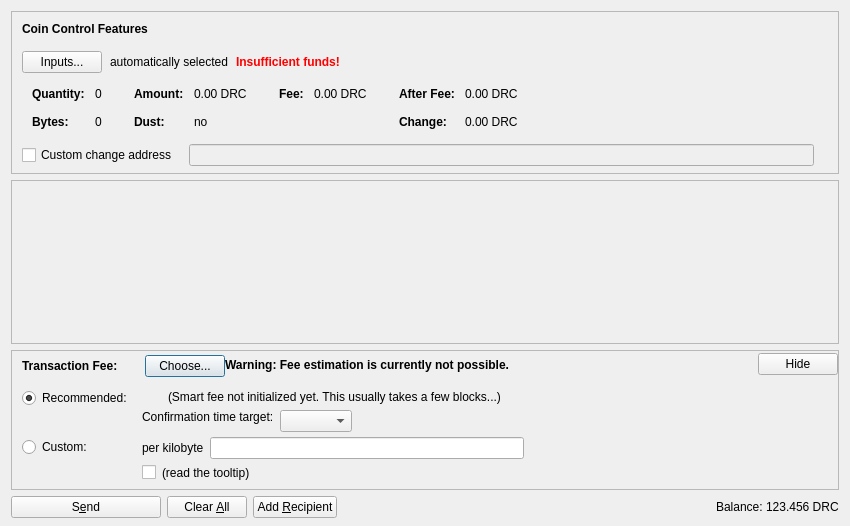
<?xml version="1.0" encoding="UTF-8"?>
<ui version="4.0">
 <class>SendCoinsDialog</class>
 <widget class="QDialog" name="SendCoinsDialog">
  <property name="geometry">
   <rect>
    <x>0</x>
    <y>0</y>
    <width>850</width>
    <height>526</height>
   </rect>
  </property>
  <property name="windowTitle">
   <string>Send Coins</string>
  </property>
  <layout class="QVBoxLayout" name="verticalLayout" stretch="0,1,0,0">
   <property name="bottomMargin">
    <number>8</number>
   </property>
   <item>
    <widget class="QFrame" name="frameCoinControl">
     <property name="sizePolicy">
      <sizepolicy hsizetype="Expanding" vsizetype="Expanding">
       <horstretch>0</horstretch>
       <verstretch>0</verstretch>
      </sizepolicy>
     </property>
     <property name="maximumSize">
      <size>
       <width>16777215</width>
       <height>16777215</height>
      </size>
     </property>
     <property name="frameShape">
      <enum>QFrame::StyledPanel</enum>
     </property>
     <property name="frameShadow">
      <enum>QFrame::Sunken</enum>
     </property>
     <layout class="QVBoxLayout" name="verticalLayoutCoinControl2">
      <property name="spacing">
       <number>0</number>
      </property>
      <property name="leftMargin">
       <number>0</number>
      </property>
      <property name="topMargin">
       <number>0</number>
      </property>
      <property name="rightMargin">
       <number>0</number>
      </property>
      <property name="bottomMargin">
       <number>6</number>
      </property>
      <item>
       <layout class="QVBoxLayout" name="verticalLayoutCoinControl" stretch="0,0,0,0,1">
        <property name="spacing">
         <number>0</number>
        </property>
        <property name="leftMargin">
         <number>10</number>
        </property>
        <property name="topMargin">
         <number>10</number>
        </property>
        <item>
         <layout class="QHBoxLayout" name="horizontalLayoutCoinControl1">
          <property name="bottomMargin">
           <number>15</number>
          </property>
          <item>
           <widget class="QLabel" name="labelCoinControlFeatures">
            <property name="sizePolicy">
             <sizepolicy hsizetype="Preferred" vsizetype="Maximum">
              <horstretch>0</horstretch>
              <verstretch>0</verstretch>
             </sizepolicy>
            </property>
            <property name="font">
             <font>
              <weight>75</weight>
              <bold>true</bold>
             </font>
            </property>
            <property name="styleSheet">
             <string notr="true">font-weight:bold;</string>
            </property>
            <property name="text">
             <string>Coin Control Features</string>
            </property>
           </widget>
          </item>
         </layout>
        </item>
        <item>
         <layout class="QHBoxLayout" name="horizontalLayoutCoinControl2" stretch="0,0,0,0">
          <property name="spacing">
           <number>8</number>
          </property>
          <property name="bottomMargin">
           <number>10</number>
          </property>
          <item>
           <widget class="QPushButton" name="pushButtonCoinControl">
            <property name="styleSheet">
             <string notr="true"/>
            </property>
            <property name="text">
             <string>Inputs...</string>
            </property>
            <property name="autoDefault">
             <bool>false</bool>
            </property>
           </widget>
          </item>
          <item>
           <widget class="QLabel" name="labelCoinControlAutomaticallySelected">
            <property name="text">
             <string>automatically selected</string>
            </property>
            <property name="margin">
             <number>5</number>
            </property>
           </widget>
          </item>
          <item>
           <widget class="QLabel" name="labelCoinControlInsuffFunds">
            <property name="font">
             <font>
              <weight>75</weight>
              <bold>true</bold>
             </font>
            </property>
            <property name="styleSheet">
             <string notr="true">color:red;font-weight:bold;</string>
            </property>
            <property name="text">
             <string>Insufficient funds!</string>
            </property>
            <property name="margin">
             <number>5</number>
            </property>
           </widget>
          </item>
          <item>
           <spacer name="horizontalSpacerCoinControl">
            <property name="orientation">
             <enum>Qt::Horizontal</enum>
            </property>
            <property name="sizeHint" stdset="0">
             <size>
              <width>40</width>
              <height>1</height>
             </size>
            </property>
           </spacer>
          </item>
         </layout>
        </item>
        <item>
         <widget class="QWidget" name="widgetCoinControl" native="true">
          <property name="sizePolicy">
           <sizepolicy hsizetype="Preferred" vsizetype="Preferred">
            <horstretch>0</horstretch>
            <verstretch>0</verstretch>
           </sizepolicy>
          </property>
          <property name="minimumSize">
           <size>
            <width>0</width>
            <height>0</height>
           </size>
          </property>
          <property name="styleSheet">
           <string notr="true"/>
          </property>
          <layout class="QHBoxLayout" name="horizontalLayoutCoinControl5">
           <property name="leftMargin">
            <number>0</number>
           </property>
           <property name="topMargin">
            <number>0</number>
           </property>
           <property name="rightMargin">
            <number>0</number>
           </property>
           <property name="bottomMargin">
            <number>0</number>
           </property>
           <item>
            <layout class="QHBoxLayout" name="horizontalLayoutCoinControl3" stretch="0,0,0,1">
             <property name="spacing">
              <number>20</number>
             </property>
             <property name="topMargin">
              <number>0</number>
             </property>
             <property name="bottomMargin">
              <number>10</number>
             </property>
             <item>
              <layout class="QFormLayout" name="formLayoutCoinControl1">
               <property name="horizontalSpacing">
                <number>10</number>
               </property>
               <property name="verticalSpacing">
                <number>14</number>
               </property>
               <property name="leftMargin">
                <number>10</number>
               </property>
               <property name="topMargin">
                <number>4</number>
               </property>
               <property name="rightMargin">
                <number>6</number>
               </property>
               <item row="0" column="0">
                <widget class="QLabel" name="labelCoinControlQuantityText">
                 <property name="font">
                  <font>
                   <weight>75</weight>
                   <bold>true</bold>
                  </font>
                 </property>
                 <property name="text">
                  <string>Quantity:</string>
                 </property>
                 <property name="margin">
                  <number>0</number>
                 </property>
                </widget>
               </item>
               <item row="0" column="1">
                <widget class="QLabel" name="labelCoinControlQuantity">
                 <property name="cursor">
                  <cursorShape>IBeamCursor</cursorShape>
                 </property>
                 <property name="contextMenuPolicy">
                  <enum>Qt::ActionsContextMenu</enum>
                 </property>
                 <property name="text">
                  <string notr="true">0</string>
                 </property>
                 <property name="margin">
                  <number>0</number>
                 </property>
                 <property name="textInteractionFlags">
                  <set>Qt::LinksAccessibleByMouse|Qt::TextSelectableByKeyboard|Qt::TextSelectableByMouse</set>
                 </property>
                </widget>
               </item>
               <item row="1" column="0">
                <widget class="QLabel" name="labelCoinControlBytesText">
                 <property name="font">
                  <font>
                   <weight>75</weight>
                   <bold>true</bold>
                  </font>
                 </property>
                 <property name="text">
                  <string>Bytes:</string>
                 </property>
                </widget>
               </item>
               <item row="1" column="1">
                <widget class="QLabel" name="labelCoinControlBytes">
                 <property name="cursor">
                  <cursorShape>IBeamCursor</cursorShape>
                 </property>
                 <property name="contextMenuPolicy">
                  <enum>Qt::ActionsContextMenu</enum>
                 </property>
                 <property name="text">
                  <string notr="true">0</string>
                 </property>
                 <property name="textInteractionFlags">
                  <set>Qt::LinksAccessibleByMouse|Qt::TextSelectableByKeyboard|Qt::TextSelectableByMouse</set>
                 </property>
                </widget>
               </item>
              </layout>
             </item>
             <item>
              <layout class="QFormLayout" name="formLayoutCoinControl2">
               <property name="horizontalSpacing">
                <number>10</number>
               </property>
               <property name="verticalSpacing">
                <number>14</number>
               </property>
               <property name="leftMargin">
                <number>6</number>
               </property>
               <property name="topMargin">
                <number>4</number>
               </property>
               <property name="rightMargin">
                <number>6</number>
               </property>
               <item row="0" column="0">
                <widget class="QLabel" name="labelCoinControlAmountText">
                 <property name="font">
                  <font>
                   <weight>75</weight>
                   <bold>true</bold>
                  </font>
                 </property>
                 <property name="text">
                  <string>Amount:</string>
                 </property>
                 <property name="margin">
                  <number>0</number>
                 </property>
                </widget>
               </item>
               <item row="0" column="1">
                <widget class="QLabel" name="labelCoinControlAmount">
                 <property name="cursor">
                  <cursorShape>IBeamCursor</cursorShape>
                 </property>
                 <property name="contextMenuPolicy">
                  <enum>Qt::ActionsContextMenu</enum>
                 </property>
                 <property name="text">
                  <string notr="true">0.00 DRC</string>
                 </property>
                 <property name="textInteractionFlags">
                  <set>Qt::LinksAccessibleByMouse|Qt::TextSelectableByKeyboard|Qt::TextSelectableByMouse</set>
                 </property>
                </widget>
               </item>
               <item row="1" column="0">
                <widget class="QLabel" name="labelCoinControlLowOutputText">
                 <property name="font">
                  <font>
                   <weight>75</weight>
                   <bold>true</bold>
                  </font>
                 </property>
                 <property name="text">
                  <string>Dust:</string>
                 </property>
                </widget>
               </item>
               <item row="1" column="1">
                <widget class="QLabel" name="labelCoinControlLowOutput">
                 <property name="cursor">
                  <cursorShape>IBeamCursor</cursorShape>
                 </property>
                 <property name="contextMenuPolicy">
                  <enum>Qt::ActionsContextMenu</enum>
                 </property>
                 <property name="text">
                  <string notr="true">no</string>
                 </property>
                 <property name="textInteractionFlags">
                  <set>Qt::LinksAccessibleByMouse|Qt::TextSelectableByKeyboard|Qt::TextSelectableByMouse</set>
                 </property>
                </widget>
               </item>
              </layout>
             </item>
             <item>
              <layout class="QFormLayout" name="formLayoutCoinControl3">
               <property name="horizontalSpacing">
                <number>10</number>
               </property>
               <property name="verticalSpacing">
                <number>14</number>
               </property>
               <property name="leftMargin">
                <number>6</number>
               </property>
               <property name="topMargin">
                <number>4</number>
               </property>
               <property name="rightMargin">
                <number>6</number>
               </property>
               <item row="0" column="0">
                <widget class="QLabel" name="labelCoinControlFeeText">
                 <property name="font">
                  <font>
                   <weight>75</weight>
                   <bold>true</bold>
                  </font>
                 </property>
                 <property name="text">
                  <string>Fee:</string>
                 </property>
                 <property name="margin">
                  <number>0</number>
                 </property>
                </widget>
               </item>
               <item row="0" column="1">
                <widget class="QLabel" name="labelCoinControlFee">
                 <property name="cursor">
                  <cursorShape>IBeamCursor</cursorShape>
                 </property>
                 <property name="contextMenuPolicy">
                  <enum>Qt::ActionsContextMenu</enum>
                 </property>
                 <property name="text">
                  <string notr="true">0.00 DRC</string>
                 </property>
                 <property name="textInteractionFlags">
                  <set>Qt::LinksAccessibleByMouse|Qt::TextSelectableByKeyboard|Qt::TextSelectableByMouse</set>
                 </property>
                </widget>
               </item>
              </layout>
             </item>
             <item>
              <layout class="QFormLayout" name="formLayoutCoinControl4">
               <property name="horizontalSpacing">
                <number>10</number>
               </property>
               <property name="verticalSpacing">
                <number>14</number>
               </property>
               <property name="leftMargin">
                <number>6</number>
               </property>
               <property name="topMargin">
                <number>4</number>
               </property>
               <property name="rightMargin">
                <number>6</number>
               </property>
               <item row="0" column="0">
                <widget class="QLabel" name="labelCoinControlAfterFeeText">
                 <property name="font">
                  <font>
                   <weight>75</weight>
                   <bold>true</bold>
                  </font>
                 </property>
                 <property name="text">
                  <string>After Fee:</string>
                 </property>
                 <property name="margin">
                  <number>0</number>
                 </property>
                </widget>
               </item>
               <item row="0" column="1">
                <widget class="QLabel" name="labelCoinControlAfterFee">
                 <property name="cursor">
                  <cursorShape>IBeamCursor</cursorShape>
                 </property>
                 <property name="contextMenuPolicy">
                  <enum>Qt::ActionsContextMenu</enum>
                 </property>
                 <property name="text">
                  <string notr="true">0.00 DRC</string>
                 </property>
                 <property name="textInteractionFlags">
                  <set>Qt::LinksAccessibleByMouse|Qt::TextSelectableByKeyboard|Qt::TextSelectableByMouse</set>
                 </property>
                </widget>
               </item>
               <item row="1" column="0">
                <widget class="QLabel" name="labelCoinControlChangeText">
                 <property name="font">
                  <font>
                   <weight>75</weight>
                   <bold>true</bold>
                  </font>
                 </property>
                 <property name="text">
                  <string>Change:</string>
                 </property>
                </widget>
               </item>
               <item row="1" column="1">
                <widget class="QLabel" name="labelCoinControlChange">
                 <property name="cursor">
                  <cursorShape>IBeamCursor</cursorShape>
                 </property>
                 <property name="contextMenuPolicy">
                  <enum>Qt::ActionsContextMenu</enum>
                 </property>
                 <property name="text">
                  <string notr="true">0.00 DRC</string>
                 </property>
                 <property name="textInteractionFlags">
                  <set>Qt::LinksAccessibleByMouse|Qt::TextSelectableByKeyboard|Qt::TextSelectableByMouse</set>
                 </property>
                </widget>
               </item>
              </layout>
             </item>
            </layout>
           </item>
          </layout>
         </widget>
        </item>
        <item>
         <layout class="QHBoxLayout" name="horizontalLayoutCoinControl4" stretch="0,0,0">
          <property name="spacing">
           <number>12</number>
          </property>
          <property name="sizeConstraint">
           <enum>QLayout::SetDefaultConstraint</enum>
          </property>
          <property name="topMargin">
           <number>5</number>
          </property>
          <property name="rightMargin">
           <number>5</number>
          </property>
          <item>
           <widget class="QCheckBox" name="checkBoxCoinControlChange">
            <property name="toolTip">
             <string>If this is activated, but the change address is empty or invalid, change will be sent to a newly generated address.</string>
            </property>
            <property name="text">
             <string>Custom change address</string>
            </property>
           </widget>
          </item>
          <item>
           <widget class="QValidatedLineEdit" name="lineEditCoinControlChange">
            <property name="enabled">
             <bool>false</bool>
            </property>
            <property name="sizePolicy">
             <sizepolicy hsizetype="Expanding" vsizetype="Fixed">
              <horstretch>0</horstretch>
              <verstretch>0</verstretch>
             </sizepolicy>
            </property>
           </widget>
          </item>
          <item>
           <widget class="QLabel" name="labelCoinControlChangeLabel">
            <property name="sizePolicy">
             <sizepolicy hsizetype="Preferred" vsizetype="Expanding">
              <horstretch>0</horstretch>
              <verstretch>0</verstretch>
             </sizepolicy>
            </property>
            <property name="minimumSize">
             <size>
              <width>0</width>
              <height>0</height>
             </size>
            </property>
            <property name="text">
             <string/>
            </property>
            <property name="margin">
             <number>3</number>
            </property>
           </widget>
          </item>
         </layout>
        </item>
        <item>
         <spacer name="verticalSpacerCoinControl">
          <property name="orientation">
           <enum>Qt::Vertical</enum>
          </property>
          <property name="sizeHint" stdset="0">
           <size>
            <width>800</width>
            <height>1</height>
           </size>
          </property>
         </spacer>
        </item>
       </layout>
      </item>
     </layout>
    </widget>
   </item>
   <item>
    <widget class="QScrollArea" name="scrollArea">
     <property name="widgetResizable">
      <bool>true</bool>
     </property>
     <widget class="QWidget" name="scrollAreaWidgetContents">
      <property name="geometry">
       <rect>
        <x>0</x>
        <y>0</y>
        <width>830</width>
        <height>104</height>
       </rect>
      </property>
      <layout class="QVBoxLayout" name="verticalLayout_2" stretch="0,1">
       <property name="leftMargin">
        <number>0</number>
       </property>
       <property name="topMargin">
        <number>0</number>
       </property>
       <property name="rightMargin">
        <number>0</number>
       </property>
       <property name="bottomMargin">
        <number>0</number>
       </property>
       <item>
        <layout class="QVBoxLayout" name="entries">
         <property name="spacing">
          <number>6</number>
         </property>
        </layout>
       </item>
       <item>
        <spacer name="verticalSpacer">
         <property name="orientation">
          <enum>Qt::Vertical</enum>
         </property>
         <property name="sizeHint" stdset="0">
          <size>
           <width>20</width>
           <height>40</height>
          </size>
         </property>
        </spacer>
       </item>
      </layout>
     </widget>
    </widget>
   </item>
   <item>
    <widget class="QFrame" name="frameFee">
     <property name="sizePolicy">
      <sizepolicy hsizetype="Expanding" vsizetype="Expanding">
       <horstretch>0</horstretch>
       <verstretch>0</verstretch>
      </sizepolicy>
     </property>
     <property name="maximumSize">
      <size>
       <width>16777215</width>
       <height>16777215</height>
      </size>
     </property>
     <property name="frameShape">
      <enum>QFrame::StyledPanel</enum>
     </property>
     <property name="frameShadow">
      <enum>QFrame::Sunken</enum>
     </property>
     <layout class="QVBoxLayout" name="verticalLayoutFee1">
      <property name="spacing">
       <number>0</number>
      </property>
      <property name="leftMargin">
       <number>0</number>
      </property>
      <property name="topMargin">
       <number>0</number>
      </property>
      <property name="rightMargin">
       <number>0</number>
      </property>
      <property name="bottomMargin">
       <number>0</number>
      </property>
      <item>
       <layout class="QVBoxLayout" name="verticalLayoutFee2" stretch="0,0,0">
        <property name="spacing">
         <number>0</number>
        </property>
        <property name="leftMargin">
         <number>10</number>
        </property>
        <property name="topMargin">
         <number>0</number>
        </property>
        <item>
         <layout class="QHBoxLayout" name="horizontalLayoutFee1">
          <property name="bottomMargin">
           <number>0</number>
          </property>
          <item>
           <layout class="QVBoxLayout" name="verticalLayoutFee7">
            <property name="spacing">
             <number>0</number>
            </property>
            <item>
             <spacer name="verticalSpacerSmartFee">
              <property name="orientation">
               <enum>Qt::Vertical</enum>
              </property>
              <property name="sizeType">
               <enum>QSizePolicy::Fixed</enum>
              </property>
              <property name="sizeHint" stdset="0">
               <size>
                <width>1</width>
                <height>4</height>
               </size>
              </property>
             </spacer>
            </item>
            <item>
             <layout class="QHBoxLayout" name="horizontalLayoutSmartFee">
              <property name="spacing">
               <number>10</number>
              </property>
              <item>
               <widget class="QLabel" name="labelFeeHeadline">
                <property name="sizePolicy">
                 <sizepolicy hsizetype="Preferred" vsizetype="Maximum">
                  <horstretch>0</horstretch>
                  <verstretch>0</verstretch>
                 </sizepolicy>
                </property>
                <property name="font">
                 <font>
                  <weight>75</weight>
                  <bold>true</bold>
                 </font>
                </property>
                <property name="styleSheet">
                 <string notr="true">font-weight:bold;</string>
                </property>
                <property name="text">
                 <string>Transaction Fee:</string>
                </property>
               </widget>
              </item>
              <item>
               <widget class="QLabel" name="labelFeeMinimized">
                <property name="text">
                 <string/>
                </property>
               </widget>
              </item>
              <item>
               <widget class="QPushButton" name="buttonChooseFee">
                <property name="text">
                 <string>Choose...</string>
                </property>
               </widget>
              </item>
             </layout>
            </item>
            <item>
             <spacer name="verticalSpacer_5">
              <property name="orientation">
               <enum>Qt::Vertical</enum>
              </property>
              <property name="sizeHint" stdset="0">
               <size>
                <width>1</width>
                <height>1</height>
               </size>
              </property>
             </spacer>
            </item>
           </layout>
          </item>
          <item>
           <widget class="QLabel" name="fallbackFeeWarningLabel">
            <property name="toolTip">
             <string>Using the fallbackfee can result in sending a transaction that will take several hours or days (or never) to confirm. Consider choosing your fee manually or wait until you have validated the complete chain.</string>
            </property>
            <property name="font">
            <font>
                <weight>75</weight>
                <bold>true</bold>
            </font>
            </property>
            <property name="text">
             <string>Warning: Fee estimation is currently not possible.</string>
            </property>
            <property name="wordWrap">
             <bool>false</bool>
            </property>
           </widget>
          </item>
          <item>
           <spacer name="horizontalSpacer_4">
            <property name="orientation">
             <enum>Qt::Horizontal</enum>
            </property>
            <property name="sizeType">
             <enum>QSizePolicy::MinimumExpanding</enum>
            </property>
            <property name="sizeHint" stdset="0">
             <size>
              <width>40</width>
              <height>20</height>
             </size>
            </property>
           </spacer>
          </item>
          <item>
           <widget class="QPushButton" name="buttonMinimizeFee">
            <property name="toolTip">
             <string>collapse fee-settings</string>
            </property>
            <property name="text">
             <string>Hide</string>
            </property>
           </widget>
          </item>
         </layout>
        </item>
        <item>
         <widget class="QFrame" name="frameFeeSelection">
          <layout class="QVBoxLayout" name="verticalLayoutFee12">
           <property name="spacing">
            <number>0</number>
           </property>
           <property name="leftMargin">
            <number>0</number>
           </property>
           <property name="topMargin">
            <number>0</number>
           </property>
           <property name="rightMargin">
            <number>0</number>
           </property>
           <property name="bottomMargin">
            <number>0</number>
           </property>
           <item>
            <layout class="QGridLayout" name="gridLayoutFee">
             <property name="topMargin">
              <number>10</number>
             </property>
             <property name="bottomMargin">
              <number>4</number>
             </property>
             <property name="horizontalSpacing">
              <number>10</number>
             </property>
             <property name="verticalSpacing">
              <number>4</number>
             </property>
             <item row="1" column="1">
              <layout class="QVBoxLayout" name="verticalLayoutFee8">
               <property name="spacing">
                <number>6</number>
               </property>
               <item>
                <layout class="QHBoxLayout" name="horizontalLayoutFee13">
                 <item>
                  <widget class="QLabel" name="labelCustomPerKilobyte">
                   <property name="toolTip">
                    <string>Specify a custom fee per kB (1,000 bytes) of the transaction's virtual size.

Note:  Since the fee is calculated on a per-byte basis, a fee of "100 satoshis per kB" for a transaction size of 500 bytes (half of 1 kB) would ultimately yield a fee of only 50 satoshis.</string>
                   </property>
                   <property name="text">
                    <string>per kilobyte</string>
                   </property>
                  </widget>
                 </item>
                 <item>
                  <widget class="BitcoinAmountField" name="customFee"/>
                 </item>
                 <item>
                  <spacer name="horizontalSpacer_6">
                   <property name="orientation">
                    <enum>Qt::Horizontal</enum>
                   </property>
                   <property name="sizeHint" stdset="0">
                    <size>
                     <width>1</width>
                     <height>1</height>
                    </size>
                   </property>
                  </spacer>
                 </item>
                </layout>
               </item>
               <item>
                <layout class="QHBoxLayout" name="horizontalLayoutFee8">
                 <item>
                  <widget class="QCheckBox" name="checkBoxMinimumFee">
                   <property name="toolTip">
                    <string>Paying only the minimum fee is just fine as long as there is less transaction volume than space in the blocks. But be aware that this can end up in a never confirming transaction once there is more demand for doraecoin transactions than the network can process.</string>
                   </property>
                   <property name="text">
                    <string/>
                   </property>
                  </widget>
                 </item>
                 <item>
                  <widget class="QLabel" name="labelMinFeeWarning">
                   <property name="enabled">
                    <bool>true</bool>
                   </property>
                   <property name="toolTip">
                    <string>Paying only the minimum fee is just fine as long as there is less transaction volume than space in the blocks. But be aware that this can end up in a never confirming transaction once there is more demand for doraecoin transactions than the network can process.</string>
                   </property>
                   <property name="text">
                    <string>(read the tooltip)</string>
                   </property>
                   <property name="margin">
                    <number>5</number>
                   </property>
                  </widget>
                 </item>
                 <item>
                  <spacer name="horizontalSpacer_2">
                   <property name="orientation">
                    <enum>Qt::Horizontal</enum>
                   </property>
                   <property name="sizeHint" stdset="0">
                    <size>
                     <width>1</width>
                     <height>1</height>
                    </size>
                   </property>
                  </spacer>
                 </item>
                </layout>
               </item>
              </layout>
             </item>
             <item row="0" column="0">
              <layout class="QVBoxLayout" name="verticalLayoutFee4" stretch="0,1">
               <item>
                <widget class="QRadioButton" name="radioSmartFee">
                 <property name="text">
                  <string>Recommended:</string>
                 </property>
                 <property name="checked">
                  <bool>true</bool>
                 </property>
                 <attribute name="buttonGroup">
                  <string notr="true">groupFee</string>
                 </attribute>
                </widget>
               </item>
               <item>
                <spacer name="verticalSpacer_2">
                 <property name="orientation">
                  <enum>Qt::Vertical</enum>
                 </property>
                 <property name="sizeHint" stdset="0">
                  <size>
                   <width>1</width>
                   <height>1</height>
                  </size>
                 </property>
                </spacer>
               </item>
              </layout>
             </item>
             <item row="1" column="0">
              <layout class="QVBoxLayout" name="verticalLayoutFee9" stretch="0,1">
               <item>
                <widget class="QRadioButton" name="radioCustomFee">
                 <property name="text">
                  <string>Custom:</string>
                 </property>
                 <attribute name="buttonGroup">
                  <string notr="true">groupFee</string>
                 </attribute>
                </widget>
               </item>
               <item>
                <spacer name="verticalSpacer_6">
                 <property name="orientation">
                  <enum>Qt::Vertical</enum>
                 </property>
                 <property name="sizeHint" stdset="0">
                  <size>
                   <width>1</width>
                   <height>1</height>
                  </size>
                 </property>
                </spacer>
               </item>
              </layout>
             </item>
             <item row="0" column="1">
              <layout class="QVBoxLayout" name="verticalLayoutFee3" stretch="0,0,1">
               <property name="spacing">
                <number>6</number>
               </property>
               <property name="topMargin">
                <number>2</number>
               </property>
               <item>
                <layout class="QHBoxLayout" name="horizontalLayoutFee12">
                 <item>
                  <widget class="QLabel" name="labelSmartFee">
                   <property name="text">
                    <string/>
                   </property>
                   <property name="margin">
                    <number>2</number>
                   </property>
                  </widget>
                 </item>
                 <item>
                  <widget class="QLabel" name="labelFeeEstimation">
                   <property name="text">
                    <string/>
                   </property>
                  </widget>
                 </item>
                 <item>
                  <widget class="QLabel" name="labelSmartFee2">
                   <property name="text">
                    <string>(Smart fee not initialized yet. This usually takes a few blocks...)</string>
                   </property>
                   <property name="margin">
                    <number>2</number>
                   </property>
                  </widget>
                 </item>
                 <item>
                  <spacer name="horizontalSpacer_5">
                   <property name="orientation">
                    <enum>Qt::Horizontal</enum>
                   </property>
                   <property name="sizeHint" stdset="0">
                    <size>
                     <width>1</width>
                     <height>1</height>
                    </size>
                   </property>
                  </spacer>
                 </item>
                </layout>
               </item>
               <item>
                <layout class="QHBoxLayout" name="horizontalLayoutFee9">
                 <item>
                  <layout class="QVBoxLayout" name="verticalLayoutFee6">
                   <item>
                    <widget class="QLabel" name="labelSmartFee3">
                     <property name="text">
                      <string>Confirmation time target:</string>
                     </property>
                     <property name="margin">
                      <number>2</number>
                     </property>
                    </widget>
                   </item>
                   <item>
                    <spacer name="verticalSpacer_3">
                     <property name="orientation">
                      <enum>Qt::Vertical</enum>
                     </property>
                     <property name="sizeHint" stdset="0">
                      <size>
                       <width>1</width>
                       <height>1</height>
                      </size>
                     </property>
                    </spacer>
                   </item>
                  </layout>
                 </item>
                 <item>
                  <layout class="QVBoxLayout" name="verticalLayoutFee5">
                   <property name="rightMargin">
                    <number>30</number>
                   </property>
                   <item>
                    <layout class="QHBoxLayout" name="horizontalLayoutConfTarget">
                     <property name="bottomMargin">
                      <number>0</number>
                     </property>
                     <item>
                      <widget class="QComboBox" name="confTargetSelector"/>
                     </item>
                     <item>
                      <spacer name="horizontalSpacerConfTarget">
                       <property name="orientation">
                        <enum>Qt::Horizontal</enum>
                       </property>
                       <property name="sizeHint" stdset="0">
                        <size>
                         <width>40</width>
                         <height>20</height>
                        </size>
                       </property>
                      </spacer>
                     </item>
                    </layout>
                   </item>
                  </layout>
                 </item>
                </layout>
               </item>
               <item>
                <spacer name="verticalSpacer_4">
                 <property name="orientation">
                  <enum>Qt::Vertical</enum>
                 </property>
                 <property name="sizeHint" stdset="0">
                  <size>
                   <width>1</width>
                   <height>1</height>
                  </size>
                 </property>
                </spacer>
               </item>
              </layout>
             </item>
            </layout>
           </item>
          </layout>
         </widget>
        </item>
        <item>
         <spacer name="verticalSpacerFee">
          <property name="orientation">
           <enum>Qt::Vertical</enum>
          </property>
          <property name="sizeHint" stdset="0">
           <size>
            <width>40</width>
            <height>5</height>
           </size>
          </property>
         </spacer>
        </item>
       </layout>
      </item>
     </layout>
    </widget>
   </item>
   <item>
    <layout class="QHBoxLayout" name="horizontalLayout">
     <item>
      <widget class="QPushButton" name="sendButton">
       <property name="minimumSize">
        <size>
         <width>150</width>
         <height>0</height>
        </size>
       </property>
       <property name="toolTip">
        <string>Confirm the send action</string>
       </property>
       <property name="text">
        <string>S&amp;end</string>
       </property>
       <property name="icon">
        <iconset resource="../bitcoin.qrc">
         <normaloff>:/icons/send</normaloff>:/icons/send</iconset>
       </property>
       <property name="autoDefault">
        <bool>false</bool>
       </property>
       <property name="default">
        <bool>false</bool>
       </property>
      </widget>
     </item>
     <item>
      <widget class="QPushButton" name="clearButton">
       <property name="sizePolicy">
        <sizepolicy hsizetype="Minimum" vsizetype="Fixed">
         <horstretch>0</horstretch>
         <verstretch>0</verstretch>
        </sizepolicy>
       </property>
       <property name="toolTip">
        <string>Clear all fields of the form.</string>
       </property>
       <property name="text">
        <string>Clear &amp;All</string>
       </property>
       <property name="icon">
        <iconset resource="../bitcoin.qrc">
         <normaloff>:/icons/remove</normaloff>:/icons/remove</iconset>
       </property>
       <property name="autoDefault">
        <bool>false</bool>
       </property>
      </widget>
     </item>
     <item>
      <widget class="QPushButton" name="addButton">
       <property name="toolTip">
        <string>Send to multiple recipients at once</string>
       </property>
       <property name="text">
        <string>Add &amp;Recipient</string>
       </property>
       <property name="icon">
        <iconset resource="../bitcoin.qrc">
         <normaloff>:/icons/add</normaloff>:/icons/add</iconset>
       </property>
       <property name="autoDefault">
        <bool>false</bool>
       </property>
      </widget>
     </item>
     <item>
      <spacer name="horizontalSpacer">
       <property name="orientation">
        <enum>Qt::Horizontal</enum>
       </property>
       <property name="sizeHint" stdset="0">
        <size>
         <width>40</width>
         <height>20</height>
        </size>
       </property>
      </spacer>
     </item>
     <item>
      <layout class="QHBoxLayout" name="horizontalLayout_2">
       <property name="spacing">
        <number>3</number>
       </property>
       <item>
        <widget class="QLabel" name="label">
         <property name="sizePolicy">
          <sizepolicy hsizetype="Preferred" vsizetype="Fixed">
           <horstretch>0</horstretch>
           <verstretch>0</verstretch>
          </sizepolicy>
         </property>
         <property name="text">
          <string>Balance:</string>
         </property>
        </widget>
       </item>
       <item>
        <widget class="QLabel" name="labelBalance">
         <property name="sizePolicy">
          <sizepolicy hsizetype="Preferred" vsizetype="Fixed">
           <horstretch>0</horstretch>
           <verstretch>0</verstretch>
          </sizepolicy>
         </property>
         <property name="cursor">
          <cursorShape>IBeamCursor</cursorShape>
         </property>
         <property name="text">
          <string notr="true">123.456 DRC</string>
         </property>
         <property name="textInteractionFlags">
          <set>Qt::LinksAccessibleByMouse|Qt::TextSelectableByKeyboard|Qt::TextSelectableByMouse</set>
         </property>
        </widget>
       </item>
      </layout>
     </item>
    </layout>
   </item>
  </layout>
 </widget>
 <customwidgets>
  <customwidget>
   <class>QValidatedLineEdit</class>
   <extends>QLineEdit</extends>
   <header>qt/qvalidatedlineedit.h</header>
  </customwidget>
  <customwidget>
   <class>BitcoinAmountField</class>
   <extends>QLineEdit</extends>
   <header>qt/bitcoinamountfield.h</header>
   <container>1</container>
  </customwidget>
 </customwidgets>
 <resources>
  <include location="../bitcoin.qrc"/>
 </resources>
 <connections/>
 <buttongroups>
  <buttongroup name="groupFee"/>
 </buttongroups>
</ui>
